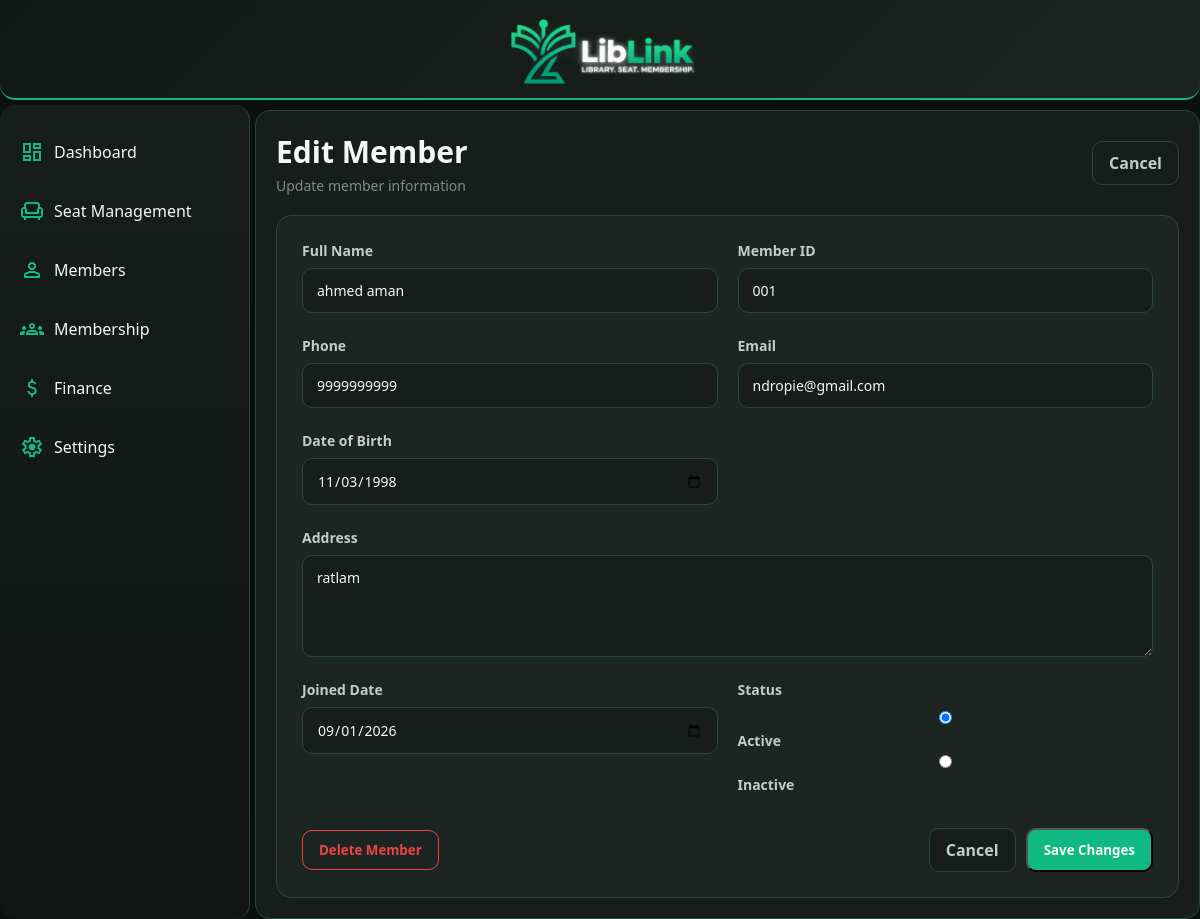
/EditMember/4/, run on the app's committed database.
### App/models.py (models this page shows, shortened)
class Member(models.Model):
    full_name = models.CharField(max_length=100)
    MemberID = models.CharField(max_length=10, null=True, blank=True)
    phone = models.CharField(max_length=15)
    email = models.EmailField(blank=True)
    date_of_birth = models.DateField()
    address = models.TextField()
    joined_date = models.DateField()
    status = models.BooleanField(default=True)
    created_at = models.DateTimeField(auto_now_add=True)
    class Meta:
        constraints = [
            models.UniqueConstraint(
                fields=["MemberID"],
                condition=models.Q(MemberID__isnull=False),
                name="unique_member_id")
            ]

### App/views.py (the view, shortened to what this page needs)
# urls.py: path('EditMember/<int:MemberID>/', views.EditMember, name='EditMember'),
def EditMember(request, MemberID):
    member = Member.objects.get(id=MemberID)
    return render(request, "EditMember.html", {"member": member})

### App/templates/EditMember.html (shortened to what this page needs)
{% extends 'base.html' %}
{% block pagecontent %}
<div class="edit-member-header">
    <div>
        <h1>Edit Member</h1>
        <p>Update member information</p>
    </div>
    <a href="{% url 'MemberDetails' member.id%}" class="secondary-btn">
        Cancel
    </a>
</div>
<form
    method="POST"
    class="edit-member-form"
    onsubmit="return confirm('Are you sure you want to save these changes?');">
    <div class="edit-form-grid">
        <div class="form-group">
            <label for="full_name">Full Name</label>
            <input
                type="text"
                id="full_name"
                name="full_name"
                value="{{ member.full_name }}"
                required
            >
        </div>
        <div class="form-group">
            <label for="MemberID">Member ID</label>
            <input
                type="text"
                id="MemberID"
                name="MemberID"
                value="{{ member.MemberID }}"
                required
            >
        </div>
        <div class="form-group">
            <label for="phone">Phone</label>
            <input
                type="text"
                id="phone"
                name="phone"
                value="{{ member.phone }}"
                required
            >
        </div>
        <div class="form-group">
            <label for="email">Email</label>
            <input
                type="email"
                id="email"
                name="email"
                value="{{ member.email }}"
            >
        </div>
        <div class="form-group">
            <label for="date_of_birth">Date of Birth</label>
            <input
                type="date"
                id="date_of_birth"
                name="date_of_birth"
                value="{{ member.date_of_birth|date:'Y-m-d' }}"
                required
            >
        </div>
        <div class="form-group full-width">
            <label for="address">Address</label>
            <textarea
                id="address"
                name="address"
                rows="4"
                required
            >{{ member.address }}</textarea>
        </div>
        <div class="form-group">
            <label for="joined_date">Joined Date</label>
            <input
                type="date"
                id="joined_date"
                name="joined_date"
                value="{{ member.joined_date|date:'Y-m-d' }}"
                required
            >
        </div>
        <div class="form-group">
            <label>Status</label>
            <div class="radio-group">
                <label>
                    <input
                        type="radio"
                        name="status"
                        value=True
                        {% if member.status %}checked{% endif %}
                    >
                    Active
                </label>
                <label>
                    <input
                        type="radio"
                        name="status"
                        value=False
                    >
                    Inactive
                </label>
            </div>
        </div>
    </div>
    <div class="form-actions">
    <button
        type="button"
        class="danger-btn"
        onclick="if(confirm('Are you sure you want to delete this member? This action cannot be undone.')) { document.getElementById('delete-member-form').submit(); }"
    >
        Delete Member
    </button>
    <div class="form-actions-right">
        <a href="{% url 'MemberDetails' member.id %}" class="secondary-btn">
            Cancel
        </a>
        <button type="submit" class="primary-btn">
            Save Changes
        </button>
    </div>
</div>
</form>
{% endblock %}

### static/css/style.css (style rules this page uses)
:root { --bg-main: #0B0F0E; --bg-sidebar: #101513; --bg-header: #121816; --surface: #161D1A; --surface-card: #1C2521; --surface-hover: #252F2B; --surface-active: #2D3934; --primary: #10B981; --primary-hover: #0EA371; --primary-light: #34D399; --white: #FFFFFF; --text-primary: #F5F7F6; --text-secondary: #C2CCC8; --text-muted: #7F8C87; --border: #27493c; --border-light: #35413C; --border-primary: #10B981; --success: #10B981; --warning: #F59E0B; --danger: #EF4444; --info: #38BDF8; --shadow: rgba(0, 0, 0, 0.40); --overlay: rgba(255, 255, 255, 0.05); }
* { font-family: 'Noto Sans', sans-serif; padding: 0; margin: 0; box-sizing: border-box; }
body { background-color: var(--bg-main); color: var(--text-primary); }
.primary-btn { display: inline-flex; align-items: center; justify-content: center ; padding: 10px 16px; background:var(--primary); color: var(--text-primary); text-decoration: none; border-radius: 10px; font-weight: 600; transition: background 0.2s ease, transform 0.2s ease; }
.form-group { display: flex; flex-direction: column; gap: 8px; margin-bottom: 18px; }
.form-group label { color: var(--text-secondary); font-size: 14px; font-weight: 600; }
.form-group input { padding: 12px 14px; background: var(--surface); color: var(--text-primary); border: 1px solid var(--border); border-radius: 10px; outline: none; font-size: 14px; }
.form-group textarea { padding: 12px 14px; background: var(--surface); color: var(--text-primary); border: 1px solid var(--border); border-radius: 10px; outline: none; font-size: 14px; resize: vertical; }
.form-actions { display: flex; justify-content: flex-end; gap:10px; margin-top: 15px; }
.secondary-btn { display: inline-flex; align-items: center; justify-content: center; padding: 10px 16px; background: var(--surface); color: var(--text-secondary); text-decoration: none; border: 1px solid var(--border); border-radius: 10px; font-weight: 600; transition: background 0.2s ease, color 0.2s ease; }
.danger-btn { display: inline-flex; align-items: center; justify-content: center; padding: 10px 16px; background: transparent; color: var(--danger); border: 1px solid var(--danger); border-radius: 10px; font-weight: 600; cursor: pointer; transition: background 0.2s ease, color 0.2s ease; }
.edit-member-header { display: flex; justify-content: space-between; align-items: center; margin-bottom: 20px; }
.edit-member-header h1 { font-size: 30px; color: var(--text-primary); }
.edit-member-header p { margin-top: 4px; color: var(--text-muted); font-size: 14px; }
.edit-member-form { padding: 25px; background: var(--surface-card); border: 1px solid var(--border); border-radius: 15px; }
.edit-form-grid { display: grid; grid-template-columns: 1fr 1fr; gap: 5px 20px; }
.edit-form-grid .form-group { margin-bottom: 18px; }
.edit-form-grid .full-width { grid-column: 1 / -1; }
.edit-member-form .form-group input, .edit-member-form .form-group textarea { width: 100%; padding: 12px 14px; background: var(--surface); color: var(--text-primary); border: 1px solid var(--border); border-radius: 10px; outline: none; font-size: 14px; }
.edit-member-form .form-group textarea { resize: vertical; }
.edit-member-form .form-actions { display: flex; justify-content: space-between; align-items: center; margin-top: 15px; }
.form-actions-right { display: flex; gap: 10px; }

### data on the page
Member: full_name "ahmed aman", MemberID "001", phone "9999999999", email "ndropie@gmail.com", date_of_birth "11/03/1998", address "ratlam", joined_date "09/01/2026", status "☑ Active", status "☐ Inactive"
